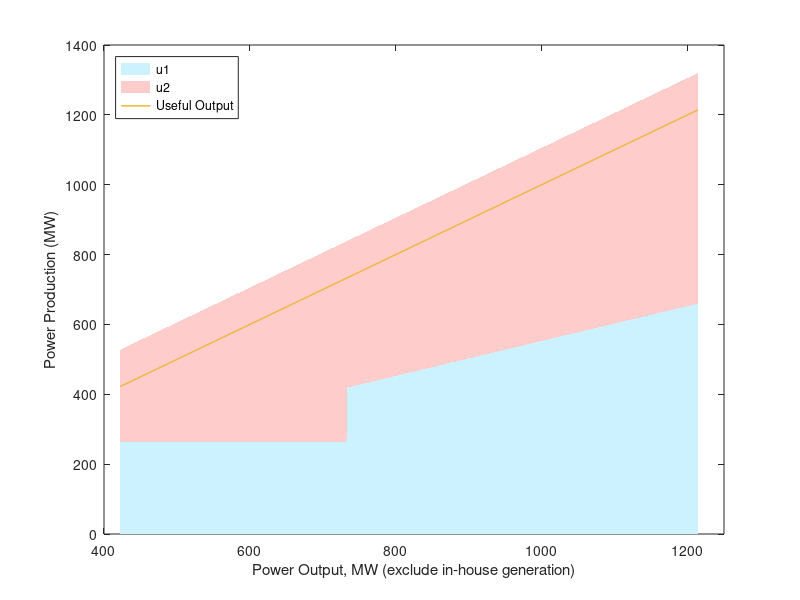
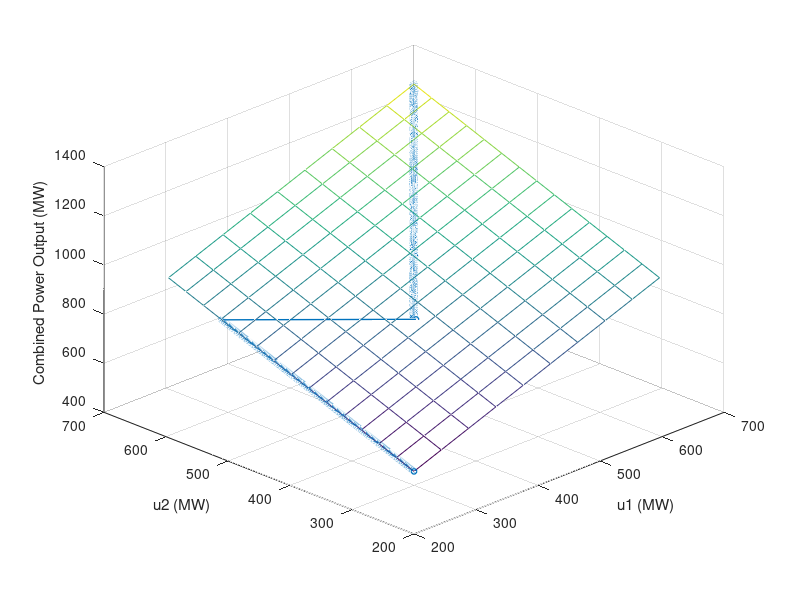
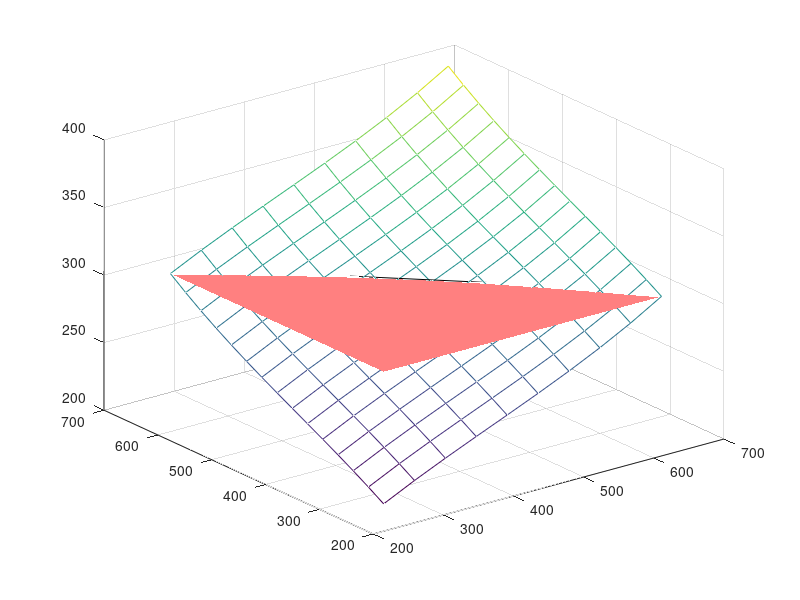
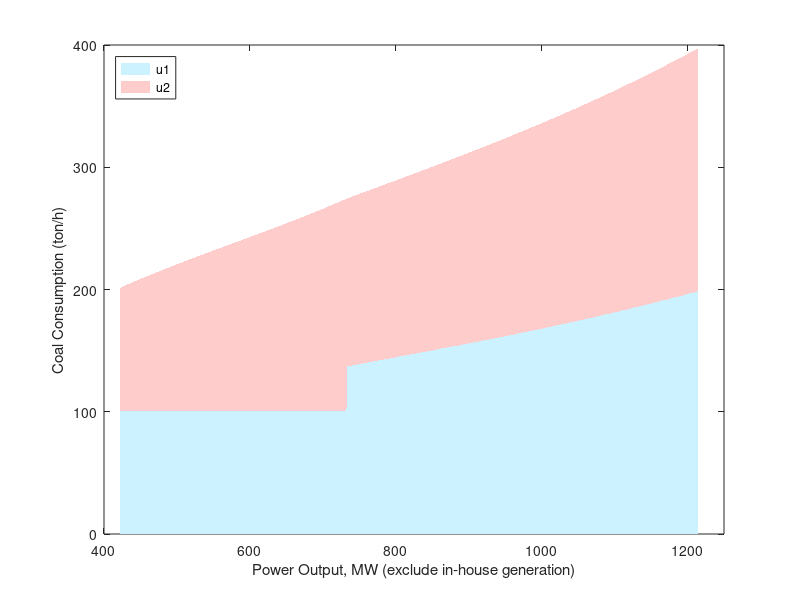

These charts were generated, in order, by the following MATLAB code: (Note: this script raises an error after producing the figures.)
clear
close all
clc
format compact

coal_nameplate = 660; % [MW]

plot_switch = 'off'; % on/off
switch plot_switch
    case 'on'
coal_fuelrate_x = 0.4:0.01:1; % [normalized]
coal_fuelrate_y = 266*coal_fuelrate_x.^2 -507*coal_fuelrate_x + 542; %[g/kWh]
coal_fuel_x  = coal_fuelrate_x*coal_nameplate; % [MW]
coal_fuel_y = (coal_fuelrate_y*1000).*(coal_fuelrate_x*coal_nameplate)/1e6; % [g/h] -> [ton/h]

% ==============================
% fuel rate
figure(1); clf; hold on;
area([0.4 1]*coal_nameplate, [1 1]*392, 'facec', [0.85 0.98 1], 'edgecolor', 'none');
plot(coal_fuel_x, coal_fuelrate_y, 'linewidth', 1);
xlim([-15 710]);
ylim([298 392]);
my_gridline([1 1 1]*0.85, 'front');
set(gca, 'layer', 'top');
set(gca, 'fontsize', 9);
xlabel('Output Power (MW)');
ylabel('Coal Consumption Rate (g/kWh)', 'fontweight', 'bold', 'fontsize', 12);
set(gcf, 'unit', 'inch', 'pos', [1.0    5.85    5.0000    3.7500]);
set(gca, 'pos', [0.1300    0.115    0.7750    0.77]);
legend('Working Range', 'Fuel Rate');
set(legend, 'pos', [0.4924    0.75    0.2890    0.0950]);
text(0.4*coal_nameplate, mean(get(gca, 'ylim')), '40% of Nameplate Capacity     ', 'rotation', 90, 'horizontalalignment', 'center', 'color', [0.5 0.5 0.5], 'fontsize', 9);
text(1.0*coal_nameplate, mean(get(gca, 'ylim')), '100% of Nameplate Capacity    ', 'rotation', 90, 'horizontalalignment', 'center', 'color', [0.5 0.5 0.5], 'fontsize', 9);

ax_pos = get(gca, 'pos');
x_lim = get(gca, 'xlim');
y_lim = get(gca, 'ylim');
y_tick = get(gca, 'ytick');

ax2 = axes;
set(ax2, 'pos', ax_pos);
set(ax2, 'color', 'none');
set(ax2, 'fontsize', 9);
x_ticklabel = 0:0.15:1.5;
set(ax2, 'xaxislocation', 'top', 'xlim', x_lim, 'xtick', x_ticklabel*coal_nameplate, 'xticklabel', x_ticklabel);
set(ax2, 'yaxislocation', 'right', 'ylim', y_lim, 'ytick', y_tick, 'yticklabel', []);
xlabel('Output Power (Normalized)', 'fontsize', 9);

% ==============================
% fuel consumption
figure(2); clf; hold on;
area([0.4 1]*coal_nameplate, [1 1]*202, 'facec', [0.85 0.98 1], 'edgecolor', 'none');
plot(coal_fuel_x, coal_fuel_y, 'linewidth', 1);
plot([coal_fuel_x(1),coal_fuel_x(end)],[coal_fuel_y(1),coal_fuel_y(end)], '--', 'color', [0.5 0.5 0.5]);
ylim([98 202]);
xlim([-15 710]);

xa = 507/(266*2)*660; % min fuel rate @ 0.953 (i.e. 419MW)
ya = interp1(coal_fuel_x, coal_fuel_y, xa);
plot(xa, ya, 'ko', 'markerf', 'k', 'markersize', 3);
text(xa+0.02, ya+7, 'Min. Fuel Rate      ', 'horizontalalignment', 'right');
text(xa+0.02, ya+2, ['@ ', num2str(xa, '%3.0f'), ' ( (y/x)^{\prime}=0 ) '], 'horizontalalignment', 'right');

xb = 507*2/(266*3*2)*660; % inflection point @ 0.6353 (i.e. 629MW)
yb = interp1(coal_fuel_x, coal_fuel_y, xb);
plot(xb, yb, 'ko', 'markerf', 'k', 'markersize', 3);
text(xb+0.02, yb-4, 'Inflection Point');
text(xb+0.02, yb-8, ['@ ', num2str(xb, '%3.0f'), ' ( y^{\prime\prime}=0 )']);

text(0.4*coal_nameplate, mean(get(gca, 'ylim')), '40% of Nameplate Capacity     ', 'rotation', 90, 'horizontalalignment', 'center', 'color', [0.5 0.5 0.5], 'fontsize', 9);
text(1.0*coal_nameplate, mean(get(gca, 'ylim')), '100% of Nameplate Capacity     ', 'rotation', 90, 'horizontalalignment', 'center', 'color', [0.5 0.5 0.5], 'fontsize', 9);

my_gridline([1 1 1]*0.85, 'front');
set(gca, 'fontsize', 9);
xlabel('Generation (MW)');
ylabel('Coal Consumption (ton/h)', 'fontweight', 'bold', 'fontsize', 12);
set(gcf, 'unit', 'inch', 'pos', [1.0    1.09    5.0000    3.7500]);
set(gca, 'pos', [0.1300    0.115    0.7750    0.77]);

ax_pos = get(gca, 'pos');
x_lim = get(gca, 'xlim');
y_lim = get(gca, 'ylim');
y_tick = get(gca, 'ytick');

ax2 = axes;
set(ax2, 'pos', ax_pos);
set(ax2, 'color', 'none');
set(ax2, 'fontsize', 9);
x_ticklabel = 0:0.15:1.5;
set(ax2, 'xaxislocation', 'top', 'xlim', x_lim, 'xtick', x_ticklabel*coal_nameplate, 'xticklabel', x_ticklabel);
set(ax2, 'yaxislocation', 'right', 'ylim', y_lim, 'ytick', y_tick, 'yticklabel', []);
xlabel('Output Power (Normalized)', 'fontsize', 9);
    case 'off'
        % Nothing
end


%% two coal units
coal_num = 2;
dx1 = 200; % 1000x1000 = 4.33GB RAM
dx2 = 200;
u_coal_unit1 = linspace(0.4,1,dx1) * coal_nameplate;
u_coal_unit2 = linspace(0.4,1,dx2) * coal_nameplate;
[u1_mesh, u2_mesh] = meshgrid(u_coal_unit1, u_coal_unit2);
u = u1_mesh + u2_mesh;

f_coal_unit1 = (266*linspace(0.4,1,dx1).^2 -507*linspace(0.4,1,dx1) + 542).*linspace(0.4,1,dx1)*coal_nameplate/1e3; %[g/kWh]
f_coal_unit2 = (266*linspace(0.4,1,dx2).^2 -507*linspace(0.4,1,dx2) + 542).*linspace(0.4,1,dx2)*coal_nameplate/1e3; %[g/kWh]
[f1,f2] = meshgrid(f_coal_unit1,f_coal_unit2);
f_coal = f1 + f2;

u_unique = (0.4*coal_nameplate*coal_num):1:(coal_nameplate*coal_num);
v_unique = u_unique - 0.08*coal_nameplate*coal_num;

tic;
opt_f = -1*ones(1, length(v_unique));
opt_u1 = -1*ones(1, length(v_unique));
opt_u2 = -1*ones(1, length(v_unique));
opt_v1 = -1*ones(1, length(v_unique));
opt_v2 = -1*ones(1, length(v_unique));
for i = 1:length(v_unique)
    q = v_unique(i);
    u1 = linspace(min(u_coal_unit1),max(u_coal_unit1),2000);
    v1 = u1 - 0.08*coal_nameplate;
    v2 = q - v1;
    u2 = v2 + 0.08*coal_nameplate;
    f = interp2(u_coal_unit1, u_coal_unit2, f_coal, u1, u2);
    if any(~isnan(f))
        [value,id] = min(f);
        opt_u1(i) = u1(id);
        opt_u2(i) = u2(id);
        opt_v1(i) = v1(id);
        opt_v2(i) = v2(id);
        opt_f(i) = value;
    end
end
exclud_id = find(opt_f==-1);
u_unique(exclud_id) = [];
v_unique(exclud_id) = [];
opt_u1(exclud_id) = [];
opt_u2(exclud_id) = [];
opt_f(exclud_id) = [];
toc;

% save('TwoUnits', ...
%      'v_unique', 'opt_f', ...
%      'opt_u1', 'opt_u2', ...
%      'opt_v1', 'opt_v2', ...
%      'dx1', 'dx2');

figure(3); clf; hold on; box on;
ha = area(v_unique, [opt_u1; opt_u2]');
plot(v_unique, v_unique, 'linewidth', 1);
set(ha(1), 'facec', [0.8 0.95 1], 'edgecolor', 'none');
set(ha(2), 'facec', [1 0.8 0.8], 'edgecolor', 'none');
xlabel('Power Output, MW (exclude in-house generation)')
ylabel('Power Production (MW)');
xlim([400 1250]);
legend('u1', 'u2', 'Useful Output');
set(legend, 'location', 'northwest');

figure(31); clf; hold on; box on;
opt_f1 = interp1(u_coal_unit1, f_coal_unit1, opt_u1);
opt_f2 = interp1(u_coal_unit2, f_coal_unit2, opt_u2);
ha = area(v_unique, [opt_f1; opt_f2]');
set(ha(1), 'facec', [0.8 0.95 1], 'edgecolor', 'none');
set(ha(2), 'facec', [1 0.8 0.8], 'edgecolor', 'none');
xlabel('Power Output, MW (exclude in-house generation)')
ylabel('Coal Consumption (ton/h)');
xlim([400 1250]);
legend(ha, 'u1', 'u2');
set(legend, 'location', 'northwest');


%% ========================================================================
plot_switch = 'on'; % on/off
switch plot_switch
    case 'on' % don't plot
dx1 = 10; % very course grid for plotting
dx2 = 15;
u_coal_unit1 = linspace(0.4,1,dx1) * coal_nameplate;
u_coal_unit2 = linspace(0.4,1,dx2) * coal_nameplate;
[u1_mesh, u2_mesh] = meshgrid(u_coal_unit1, u_coal_unit2);
u = u1_mesh + u2_mesh;
f_coal_unit1 = (266*linspace(0.4,1,dx1).^2 -507*linspace(0.4,1,dx1) + 542).*(linspace(0.4,1,dx1)*coal_nameplate/1e3); %[g/kWh]
f_coal_unit2 = (266*linspace(0.4,1,dx2).^2 -507*linspace(0.4,1,dx2) + 542).*(linspace(0.4,1,dx2)*coal_nameplate/1e3); %[g/kWh]
[f1,f2] = meshgrid(f_coal_unit1,f_coal_unit2);
f_coal = f1 + f2;

% ==============================
figure(4); clf;
mesh(u_coal_unit1, u_coal_unit2, u); hold on;
plot3(opt_u1, opt_u2, u_unique, 'o-', 'linewidth', 1, 'markersize', 4);
xlabel('u1 (MW)');
ylabel('u2 (MW)');
zlabel('Combined Power Output (MW)');
view(315, 35);
set(gcf, 'unit', 'inch', 'pos', [1.0    5.85    5.0000    3.7500]);

figure(41); clf;
mesh(u_coal_unit1, u_coal_unit2, u); hold on;
plot3(opt_u1, opt_u2, u_unique, 'o-', 'linewidth', 1, 'markersize', 4);
xlabel('u1 (MW)');
ylabel('u2 (MW)');
zlabel('Combined Power Output (MW)');
axis equal
xlim([250 680])
ylim([250 680])
view(0, 90);
set(gcf, 'unit', 'inch', 'pos', [1.0    1.09    5.0000    3.7500]);

% ==============================
figure(5); clf;
mesh(u_coal_unit1, u_coal_unit2, f_coal); hold on;
surface([0.4 1]*coal_nameplate, [0.4 1]*coal_nameplate, ones(2,2)*299.4, 'facec', [1 0.5 0.5], 'edgecolor', 'none');
plot3([0.44 1]*coal_nameplate, [1 0.44]*coal_nameplate, ones(1,2)*299.4, 'color', 'k')
alpha(0.7);
xlabel('u1 (MW)');
ylabel('u2 (MW)');
zlabel('Combined Fuel Consumption (ton/h)');
% view(315, 45);
view(-110, 25);
set(gcf, 'unit', 'inch', 'pos', [6.2    5.85    5.0000    3.7500]);

figure(51); clf;
mesh(u_coal_unit1, u_coal_unit2, f_coal); hold on;
surface([0.4 1]*coal_nameplate, [0.4 1]*coal_nameplate, ones(2,2)*299.4, 'facec', [1 0.5 0.5], 'edgecolor', 'none');
plot3([0.44 1]*coal_nameplate, [1 0.44]*coal_nameplate, ones(1,2)*400, 'color', 'k', 'linewidth', 1)
alpha(0.7);
xlabel('u1 (MW)');
ylabel('u2 (MW)');
zlabel('Combined Fuel Consumption (ton/h)');
axis equal
xlim([250 680])
ylim([250 680])
view(0, 90);
set(gcf, 'units', 'inch', 'pos', [6.25  1.0900   5   3.75]);

figure(52); clf;
mesh(u_coal_unit1, u_coal_unit2, f_coal); hold on;
plot3(opt_u1, opt_u2, opt_f, 'o-', 'linewidth', 1, 'markersize', 4);
alpha(0.8);
xlabel('u1 (MW)');
ylabel('u2 (MW)');
zlabel('Combined Fuel Consumption (ton/h)');
view(315, 15);
set(gcf, 'unit', 'inch', 'pos', [11.4    5.85    5.0000    3.7500]);

% ==============================
figure(6); clf; hold on; box on;
plot([200 800], [200 800], '-', 'color', [0.7 0.7 0.7]);
plot(opt_u1, opt_u2, 'o-', 'markersize', 3);
xlabel('Optimal u1');
ylabel('Optimal u2');
set(gcf, 'unit', 'inch', 'pos', [11.4    1.0900    5.0000    3.7500]);
axis equal;
axis([200 800 200 800]);
my_gridline;
    otherwise % don't plot
        % Nothing
end


%% Another way to optimize the two-units case (but with dx1 = 1000, solution still zigzags because the cost difference is too small)
% dx1 = 1000; % 4.33GB RAM
% dx2 = 1000;
% u_coal_unit1 = linspace(0.4,1,dx1) * coal_nameplate;
% u_coal_unit2 = linspace(0.4,1,dx2) * coal_nameplate;
% [u1_mesh, u2_mesh] = meshgrid(u_coal_unit1, u_coal_unit2);
% u = u1_mesh + u2_mesh;
% 
% v_coal_unit1 = u_coal_unit1-0.08*coal_nameplate;
% v_coal_unit2 = u_coal_unit2-0.08*coal_nameplate;
% [v1_mesh, v2_mesh] = meshgrid(v_coal_unit1, v_coal_unit2);
% v = v1_mesh + v2_mesh;
% v_unique = unique(v);
% 
% f_coal_unit1 = (266*linspace(0.4,1,dx1).^2 -507*linspace(0.4,1,dx1) + 542).*linspace(0.4,1,dx1)*coal_nameplate/1e3; %[g/kWh]
% f_coal_unit2 = (266*linspace(0.4,1,dx2).^2 -507*linspace(0.4,1,dx2) + 542).*linspace(0.4,1,dx2)*coal_nameplate/1e3; %[g/kWh]
% [f1,f2] = meshgrid(f_coal_unit1,f_coal_unit2);
% f_coal = f1 + f2;
% 
% tic;
% for i = 1:length(v_unique) 
%     id_extract = find(v(:)==v_unique(i));
%     
%     if length(id_extract) > 1
%         f = f_coal(id_extract);
%         u1_extract = u1_mesh(id_extract);
%         u2_extract = u2_mesh(id_extract);
%         v1_extract = v1_mesh(id_extract);
%         v2_extract = v2_mesh(id_extract);
%         
%         id2 = u2_extract >= u1_extract;
%         check_valid = id2;
%         id_valid = find(check_valid == 1);
%         
%         if isempty(id_valid)
%             disp('error!!!');
%         elseif length(id_valid) == 1
%             opt_f(i) = f(id_valid);
%             opt_u1(i) = u1_mesh(id_extract(id_valid));
%             opt_u2(i) = u2_mesh(id_extract(id_valid));
%             opt_v1(i) = v1_mesh(id_extract(id_valid));
%             opt_v2(i) = v2_mesh(id_extract(id_valid));
%         else % length(id_valid) > 1
%             f_valid = f(id_valid);
%             [value, id_opt] = min(f_valid);
%             opt_f(i) = value;
%             opt_u1(i) = u1_mesh(id_extract(id_valid(id_opt)));
%             opt_u2(i) = u2_mesh(id_extract(id_valid(id_opt)));
%             opt_v1(i) = v1_mesh(id_extract(id_valid(id_opt)));
%             opt_v2(i) = v2_mesh(id_extract(id_valid(id_opt)));
%         end
%     else
%         opt_f(i) = f_coal(id_extract);
%         opt_u1(i) = u1_mesh(id_extract);
%         opt_u2(i) = u2_mesh(id_extract);
%         opt_v1(i) = v1_mesh(id_extract);
%         opt_v2(i) = v2_mesh(id_extract);
%     end    
% end
% tt = toc
% 
% figure(7); clf; hold on; box on;
% ha = area(v_unique, [opt_u1; opt_u2]');
% plot(v_unique, v_unique, 'linewidth', 1);
% set(ha(1), 'facec', [0.8 0.95 1], 'edgecolor', 'none');
% set(ha(2), 'facec', [1 0.8 0.8], 'edgecolor', 'none');
% xlabel('Power Output, MW (exclude in-house generation)')
% ylabel('Power Production (MW)');
% xlim([400 1250]);
% legend('u1', 'u2', 'Useful Output');
% set(legend, 'location', 'northwest');


%% three coal units
% dx1 = 100;
% dx2 = 100;
% dx3 = 100;
% u_coal_unit1 = linspace(0.4,1,dx1) * coal_nameplate;
% u_coal_unit2 = linspace(0.4,1,dx2) * coal_nameplate;
% u_coal_unit3 = linspace(0.4,1,dx3) * coal_nameplate;
% u_coal_unit1 = roundn(u_coal_unit1, -1);
% u_coal_unit2 = roundn(u_coal_unit2, -1);
% u_coal_unit3 = roundn(u_coal_unit3, -1);
% [u1_mesh, u2_mesh, u3_mesh] = meshgrid(u_coal_unit1, u_coal_unit2, u_coal_unit3);
% 
% v_coal_unit1 = u_coal_unit1-0.08*coal_nameplate;
% v_coal_unit2 = u_coal_unit2-0.08*coal_nameplate;
% v_coal_unit3 = u_coal_unit3-0.08*coal_nameplate;
% v_coal_unit1 = roundn(v_coal_unit1, -1);
% v_coal_unit2 = roundn(v_coal_unit2, -1);
% v_coal_unit3 = roundn(v_coal_unit3, -1);
% [v1_mesh, v2_mesh, v3_mesh] = meshgrid(v_coal_unit1, v_coal_unit2, v_coal_unit3);
% v = v1_mesh + v2_mesh + v3_mesh;
% 
% f_coal_unit1 = (266*linspace(0.4,1,dx1).^2 -507*linspace(0.4,1,dx1) + 542).*linspace(0.4,1,dx1)*coal_nameplate/1e3; %[g/kWh]
% f_coal_unit2 = (266*linspace(0.4,1,dx2).^2 -507*linspace(0.4,1,dx2) + 542).*linspace(0.4,1,dx2)*coal_nameplate/1e3;
% f_coal_unit3 = (266*linspace(0.4,1,dx3).^2 -507*linspace(0.4,1,dx3) + 542).*linspace(0.4,1,dx3)*coal_nameplate/1e3;
% [f1, f2, f3] = meshgrid(f_coal_unit1, f_coal_unit2, f_coal_unit3);
% f_coal = f1 + f2 + f3;
% 
% v_unique = unique(v(:));
% opt_f = -1*ones(1, length(v_unique));
% opt_u1 = -1*ones(1, length(v_unique));
% opt_u2 = -1*ones(1, length(v_unique));
% opt_u3 = -1*ones(1, length(v_unique));
% opt_v1 = -1*ones(1, length(v_unique));
% opt_v2 = -1*ones(1, length(v_unique));
% opt_v3 = -1*ones(1, length(v_unique));
% 
% tic;
% for i = 1:length(v_unique)
%     id_extract = find(v(:)==v_unique(i));
%     
%     if length(id_extract) > 1
%         f = f_coal(id_extract);
%         u1_extract = u1_mesh(id_extract);
%         u2_extract = u2_mesh(id_extract);
%         u3_extract = u3_mesh(id_extract);
%         v1_extract = v1_mesh(id_extract);
%         v2_extract = v2_mesh(id_extract);
%         v3_extract = v3_mesh(id_extract);
%         
%         id2 = u2_extract >= u1_extract;
%         id3 = u3_extract >= u2_extract;
%         check_valid = id2 & id3;
%         id_valid = find(check_valid == 1);
%         
%         if isempty(id_valid)
%             disp('error!!!');
%         elseif length(id_valid) == 1
%             opt_f(i) = f(id_valid);
%             opt_u1(i) = u1_mesh(id_extract(id_valid));
%             opt_u2(i) = u2_mesh(id_extract(id_valid));
%             opt_u3(i) = u3_mesh(id_extract(id_valid));
%             opt_v1(i) = v1_mesh(id_extract(id_valid));
%             opt_v2(i) = v2_mesh(id_extract(id_valid));
%             opt_v3(i) = v3_mesh(id_extract(id_valid));
%         else % length(id_valid) > 1
%             f_valid = f(id_valid);
%             [value, id_opt] = min(f_valid);
%             opt_f(i) = value;
%             opt_u1(i) = u1_mesh(id_extract(id_valid(id_opt)));
%             opt_u2(i) = u2_mesh(id_extract(id_valid(id_opt)));
%             opt_u3(i) = u3_mesh(id_extract(id_valid(id_opt)));
%             opt_v1(i) = v1_mesh(id_extract(id_valid(id_opt)));
%             opt_v2(i) = v2_mesh(id_extract(id_valid(id_opt)));
%             opt_v3(i) = v3_mesh(id_extract(id_valid(id_opt)));
%         end
%     else
%         opt_f(i) = f_coal(id_extract);
%         opt_u1(i) = u1_mesh(id_extract);
%         opt_u2(i) = u2_mesh(id_extract);
%         opt_u3(i) = u3_mesh(id_extract);
%         opt_v1(i) = v1_mesh(id_extract);
%         opt_v2(i) = v2_mesh(id_extract);
%         opt_v3(i) = v3_mesh(id_extract);
%     end
% end
% tt = toc;
% 
% exclud_id = find(opt_f==-1);
% v_unique(exclud_id) = [];
% opt_u1(exclud_id) = [];
% opt_u2(exclud_id) = [];
% opt_u3(exclud_id) = [];
% opt_v1(exclud_id) = [];
% opt_v2(exclud_id) = [];
% opt_v3(exclud_id) = [];
% opt_f(exclud_id) = [];
% 
% if (dx1 == 100)
% save('ThreeUnits', ...
%      'v_unique', 'opt_f', ...
%      'opt_u1', 'opt_u2', 'opt_u3', ...
%      'opt_v1', 'opt_v2', 'opt_v3', ...
%      'dx1', 'dx2', 'dx3');
% end
% 
% % =================================
% figure(8); clf;  hold on; box on;
% ha = area(v_unique, [opt_u1; opt_u2; opt_u3]', 'edgecolor', 'none');
% plot(v_unique, opt_v1+opt_v2+opt_v3);
% set(ha(1), 'facec', [0.5 0.85 1]);
% set(ha(2), 'facec', [1 0.6 0.6]);
% set(ha(3), 'facec', [1 0.8 0]);
% xlim([600 1850]);
% title([num2str(dx1), 'x' num2str(dx2), 'x' num2str(dx3), ' (', num2str(tt, '%10.1f'), ' sec)']);
% xlabel('Power Output (MW) (exclude in-house use)');
% ylabel('Power Production (MW)');
% legend('u1', 'u2', 'u3', 'Useful Output');
% set(legend, 'location', 'northwest');


%% Four units
% tic;
% dx1 = 80; % use 8.6 GB RAM
% dx2 = 80;
% dx3 = 80;
% dx4 = 80;
% u_coal_unit1 = linspace(0.4,1,dx1) * coal_nameplate;
% u_coal_unit2 = linspace(0.4,1,dx2) * coal_nameplate;
% u_coal_unit3 = linspace(0.4,1,dx3) * coal_nameplate;
% u_coal_unit4 = linspace(0.4,1,dx4) * coal_nameplate;
% u_coal_unit1 = roundn(u_coal_unit1, -1);
% u_coal_unit2 = roundn(u_coal_unit2, -1);
% u_coal_unit3 = roundn(u_coal_unit3, -1);
% u_coal_unit4 = roundn(u_coal_unit4, -1);
% [u1_mesh, u2_mesh, u3_mesh, u4_mesh] = ndgrid(u_coal_unit1, u_coal_unit2, u_coal_unit3, u_coal_unit4);
% 
% v_coal_unit1 = u_coal_unit1-0.08*coal_nameplate;
% v_coal_unit2 = u_coal_unit2-0.08*coal_nameplate;
% v_coal_unit3 = u_coal_unit3-0.08*coal_nameplate;
% v_coal_unit4 = u_coal_unit4-0.08*coal_nameplate;
% v_coal_unit1 = roundn(v_coal_unit1, -1);
% v_coal_unit2 = roundn(v_coal_unit2, -1);
% v_coal_unit3 = roundn(v_coal_unit3, -1);
% v_coal_unit4 = roundn(v_coal_unit4, -1);
% [v1_mesh, v2_mesh, v3_mesh, v4_mesh] = ndgrid(v_coal_unit1, v_coal_unit2, v_coal_unit3, v_coal_unit4);
% v = v1_mesh + v2_mesh + v3_mesh + v4_mesh;
% 
% f_coal_unit1 = (266*linspace(0.4,1,dx1).^2 -507*linspace(0.4,1,dx1) + 542).*linspace(0.4,1,dx1)*coal_nameplate/1e3; %[g/kWh]
% f_coal_unit2 = (266*linspace(0.4,1,dx2).^2 -507*linspace(0.4,1,dx2) + 542).*linspace(0.4,1,dx2)*coal_nameplate/1e3;
% f_coal_unit3 = (266*linspace(0.4,1,dx2).^2 -507*linspace(0.4,1,dx3) + 542).*linspace(0.4,1,dx3)*coal_nameplate/1e3;
% f_coal_unit4 = (266*linspace(0.4,1,dx2).^2 -507*linspace(0.4,1,dx4) + 542).*linspace(0.4,1,dx4)*coal_nameplate/1e3;
% [f1, f2, f3, f4] = ndgrid(f_coal_unit1, f_coal_unit2, f_coal_unit3, f_coal_unit4);
% f_coal = f1 + f2 + f3 + f4;
% toc;
% 
% v_unique = unique(v(:));
% opt_u1 = -1*ones(1, length(v_unique));
% opt_u2 = -1*ones(1, length(v_unique));
% opt_u3 = -1*ones(1, length(v_unique));
% opt_u4 = -1*ones(1, length(v_unique));
% opt_v1 = -1*ones(1, length(v_unique));
% opt_v2 = -1*ones(1, length(v_unique));
% opt_v3 = -1*ones(1, length(v_unique));
% opt_v4 = -1*ones(1, length(v_unique));
% opt_f = -1*ones(1, length(v_unique));
% 
% tic;
% for i = 1:length(v_unique)
%     id_extract = find(v(:)==v_unique(i));
%     
%     if length(id_extract) > 1
%         f = f_coal(id_extract);
%         u1_extract = u1_mesh(id_extract);
%         u2_extract = u2_mesh(id_extract);
%         u3_extract = u3_mesh(id_extract);
%         u4_extract = u4_mesh(id_extract);
%         v1_extract = v1_mesh(id_extract);
%         v2_extract = v2_mesh(id_extract);
%         v3_extract = v3_mesh(id_extract);
%         v4_extract = v4_mesh(id_extract);
%         
%         id2 = u2_extract >= u1_extract;
%         id3 = u3_extract >= u2_extract;
%         id4 = u4_extract >= u3_extract;
%         check_valid = id2 & id3 & id4;
%         id_valid = find(check_valid == 1);
%         
%         if isempty(id_valid)
%             disp('error!!!');
%         elseif length(id_valid) == 1
%             opt_f(i) = f(id_valid);
%             opt_u1(i) = u1_mesh(id_extract(id_valid));
%             opt_u2(i) = u2_mesh(id_extract(id_valid));
%             opt_u3(i) = u3_mesh(id_extract(id_valid));
%             opt_u4(i) = u4_mesh(id_extract(id_valid));
%             opt_v1(i) = v1_mesh(id_extract(id_valid));
%             opt_v2(i) = v2_mesh(id_extract(id_valid));
%             opt_v3(i) = v3_mesh(id_extract(id_valid));
%             opt_v4(i) = v4_mesh(id_extract(id_valid));
%         else % length(id_valid) > 1
%             f_valid = f(id_valid);
%             [value, id_opt] = min(f_valid);
%             opt_f(i) = value;
%             opt_u1(i) = u1_mesh(id_extract(id_valid(id_opt)));
%             opt_u2(i) = u2_mesh(id_extract(id_valid(id_opt)));
%             opt_u3(i) = u3_mesh(id_extract(id_valid(id_opt)));
%             opt_u4(i) = u4_mesh(id_extract(id_valid(id_opt)));
%             opt_v1(i) = v1_mesh(id_extract(id_valid(id_opt)));
%             opt_v2(i) = v2_mesh(id_extract(id_valid(id_opt)));
%             opt_v3(i) = v3_mesh(id_extract(id_valid(id_opt)));
%             opt_v4(i) = v4_mesh(id_extract(id_valid(id_opt)));
%         end
%     else % length(id_extract) == 1
%         opt_f(i) = f_coal(id_extract);
%         opt_u1(i) = u1_mesh(id_extract);
%         opt_u2(i) = u2_mesh(id_extract);
%         opt_u3(i) = u3_mesh(id_extract);
%         opt_u4(i) = u4_mesh(id_extract);
%         opt_v1(i) = v1_mesh(id_extract);
%         opt_v2(i) = v2_mesh(id_extract);
%         opt_v3(i) = v3_mesh(id_extract);
%         opt_v4(i) = v4_mesh(id_extract);
%     end
% end
% tt = toc
% 
% exclud_id = find(opt_f==-1);
% v_unique(exclud_id) = [];
% opt_u1(exclud_id) = [];
% opt_u2(exclud_id) = [];
% opt_u3(exclud_id) = [];
% opt_u4(exclud_id) = [];
% opt_v1(exclud_id) = [];
% opt_v2(exclud_id) = [];
% opt_v3(exclud_id) = [];
% opt_v4(exclud_id) = [];
% opt_f(exclud_id) = [];
% 
% if (dx1==80)
% save('FourUnits', ...
%      'v_unique', 'opt_f', ...
%      'opt_u1', 'opt_u2', 'opt_u3', 'opt_u4', ...
%      'opt_v1', 'opt_v2', 'opt_v3', 'opt_v4', ...
%      'dx1', 'dx2', 'dx3', 'dx4');
% end
% 
% % =================================
% figure(9); clf; hold on; box on;
% ha = area(v_unique, [opt_u1; opt_u2; opt_u3; opt_u4]', 'edgecolor', 'none');
% plot(v_unique, opt_v1+opt_v2+opt_v3+opt_v4);
% set(ha(1), 'facec', [0.5 0.85 1]);
% set(ha(2), 'facec', [1 0.6 0.6]);
% set(ha(3), 'facec', [1 0.8 0]);
% xlim([800 2500]);
% title([num2str(dx1), 'x' num2str(dx2), 'x' num2str(dx3), ' (', num2str(tt, '%10.1f'), ' sec)']);
% xlabel('Power Output (MW) (exclude in-house use)');
% ylabel('Power Production (MW)');
% legend('u1', 'u2', 'u3', 'u4', 'Useful Output');
% set(legend, 'location', 'northwest');


